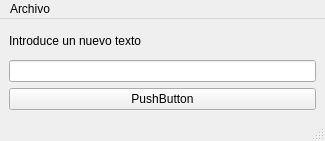
<?xml version="1.0" encoding="UTF-8"?>
<ui version="4.0">
 <class>MainWindow</class>
 <widget class="QMainWindow" name="MainWindow">
  <property name="geometry">
   <rect>
    <x>0</x>
    <y>0</y>
    <width>325</width>
    <height>141</height>
   </rect>
  </property>
  <property name="windowTitle">
   <string>Primer diseño</string>
  </property>
  <property name="windowIcon">
   <iconset resource="../resources.qrc">
    <normaloff>:/iconos/save.png</normaloff>:/iconos/save.png</iconset>
  </property>
  <widget class="QWidget" name="centralwidget">
   <layout class="QVBoxLayout" name="verticalLayout">
    <item>
     <widget class="QLabel" name="label">
      <property name="text">
       <string>Introduce un nuevo texto</string>
      </property>
     </widget>
    </item>
    <item>
     <widget class="QLineEdit" name="lineEdit">
      <property name="statusTip">
       <string>Soy un campo de texto</string>
      </property>
     </widget>
    </item>
    <item>
     <widget class="QPushButton" name="pushButton">
      <property name="statusTip">
       <string>Soy un boton</string>
      </property>
      <property name="text">
       <string>PushButton</string>
      </property>
     </widget>
    </item>
   </layout>
  </widget>
  <widget class="QMenuBar" name="menubar">
   <property name="geometry">
    <rect>
     <x>0</x>
     <y>0</y>
     <width>325</width>
     <height>22</height>
    </rect>
   </property>
   <widget class="QMenu" name="menuArchivo">
    <property name="title">
     <string>Archivo</string>
    </property>
    <addaction name="actionSalir"/>
   </widget>
   <addaction name="menuArchivo"/>
  </widget>
  <widget class="QStatusBar" name="statusbar"/>
  <action name="actionSalir">
   <property name="icon">
    <iconset resource="../resources.qrc">
     <normaloff>:/iconos/exit.png</normaloff>:/iconos/exit.png</iconset>
   </property>
   <property name="text">
    <string>Salir</string>
   </property>
   <property name="shortcut">
    <string>Ctrl+Q</string>
   </property>
  </action>
 </widget>
 <resources>
  <include location="../resources.qrc"/>
 </resources>
 <connections/>
</ui>
